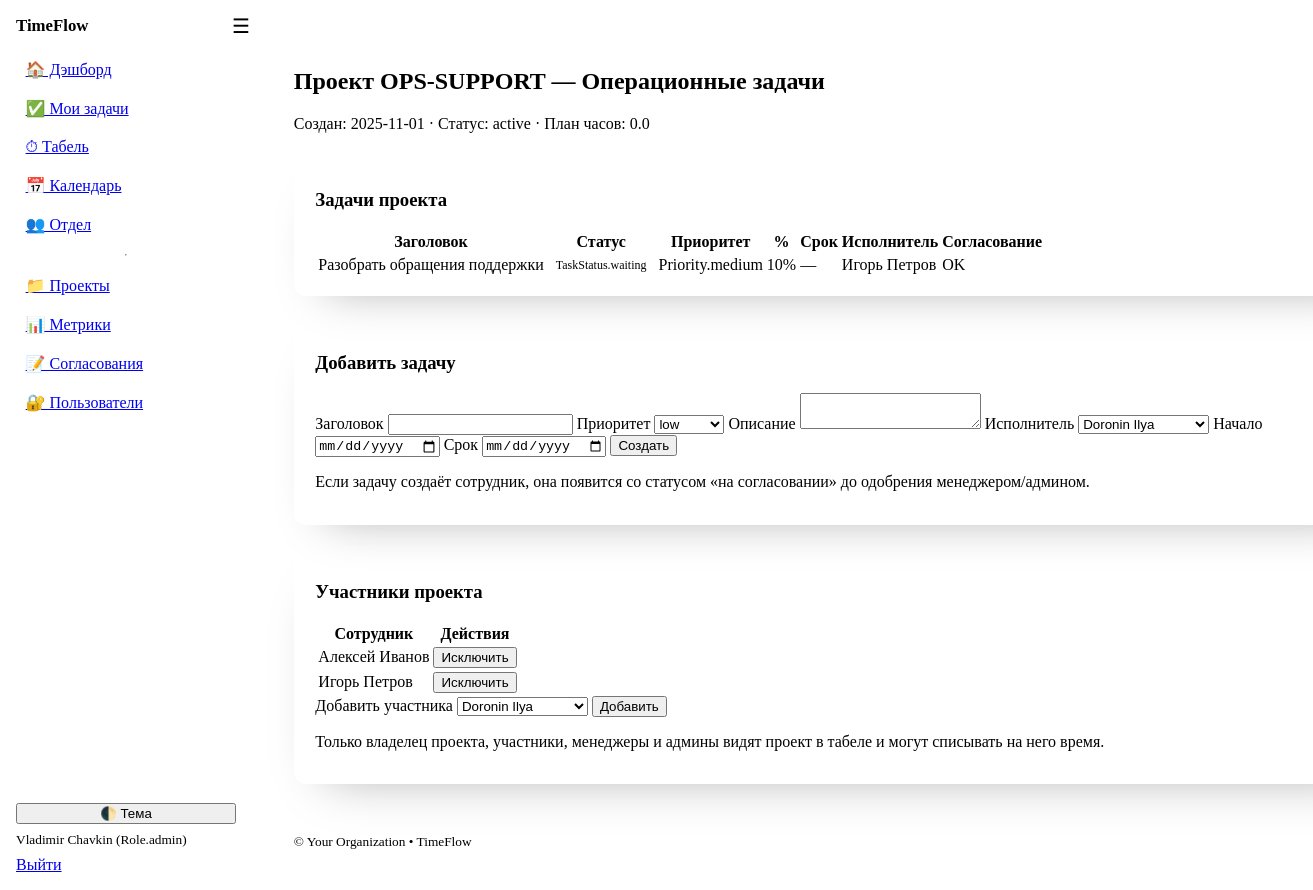
Page /projects/6 (signed in) on the committed database.
### models.py (models this page shows)
class User(Base):
    __tablename__ = "users"
    id: Mapped[int] = mapped_column(Integer, primary_key=True, index=True)
    username: Mapped[str] = mapped_column(String(50), unique=True, index=True)
    full_name: Mapped[str] = mapped_column(String(120))
    email: Mapped[str] = mapped_column(String(200), unique=True)
    department: Mapped[str] = mapped_column(String(120), default="")
    role: Mapped[Role] = mapped_column(Enum(Role), default=Role.employee)
    is_active: Mapped[bool] = mapped_column(Boolean, default=True)
    hashed_password: Mapped[str] = mapped_column(String(255))
    created_at: Mapped[dt.datetime] = mapped_column(DateTime, default=dt.datetime.utcnow)
    tasks: Mapped[list["Task"]] = relationship(
        "Task",
        back_populates="assignee",
        foreign_keys="Task.assignee_id",
    )
    time_entries: Mapped[list["TimeEntry"]] = relationship(
        "TimeEntry",
        back_populates="user",
        foreign_keys="TimeEntry.user_id",
    )
    member_projects: Mapped[list["ProjectMember"]] = relationship(backref="user", cascade="all, delete-orphan")

class Project(Base):
    __tablename__ = "projects"
    id: Mapped[int] = mapped_column(Integer, primary_key=True)
    code: Mapped[str] = mapped_column(String(50), index=True)  # e.g., C7И**** or other code
    name: Mapped[str] = mapped_column(String(200))
    description: Mapped[str] = mapped_column(Text, default="")
    is_project: Mapped[bool] = mapped_column(Boolean, default=True)  # False = non-project bucket
    status: Mapped[str] = mapped_column(String(20), default="active")  # active/closed
    planned_hours: Mapped[float] = mapped_column(Float, default=0.0)
    owner_id: Mapped[int | None] = mapped_column(ForeignKey("users.id"))
    date_created: Mapped[dt.date] = mapped_column(Date, default=dt.date.today)
    planned_due_date: Mapped[dt.date | None] = mapped_column(Date, nullable=True)
    owner: Mapped["User"] = relationship()
    tasks: Mapped[list["Task"]] = relationship(back_populates="project")
    __table_args__ = (UniqueConstraint("code", name="uq_project_code"),)
    members: Mapped[list["ProjectMember"]] = relationship(
        backref="project", cascade="all, delete-orphan"
    )

class Task(Base):
    __tablename__ = "tasks"
    id: Mapped[int] = mapped_column(Integer, primary_key=True)
    title: Mapped[str] = mapped_column(String(200))
    description: Mapped[str] = mapped_column(Text, default="")
    status: Mapped[TaskStatus] = mapped_column(Enum(TaskStatus), default=TaskStatus.in_progress)
    priority: Mapped[Priority] = mapped_column(Enum(Priority), default=Priority.medium)
    percent_complete: Mapped[int] = mapped_column(Integer, default=0)
    start_date: Mapped[dt.date | None] = mapped_column(Date, nullable=True)
    due_date: Mapped[dt.date | None] = mapped_column(Date, nullable=True)
    project_id: Mapped[int | None] = mapped_column(ForeignKey("projects.id"))
    assignee_id: Mapped[int] = mapped_column(ForeignKey("users.id"))
    created_by_id: Mapped[int] = mapped_column(ForeignKey("users.id"))
    created_at: Mapped[dt.datetime] = mapped_column(DateTime, default=dt.datetime.utcnow)
    project: Mapped["Project"] = relationship("Project", back_populates="tasks")
    assignee: Mapped["User"] = relationship(
        "User",
        back_populates="tasks",
        foreign_keys=[assignee_id],
    )
    created_by: Mapped["User"] = relationship(
        "User",
        foreign_keys=[created_by_id],
    )
    comments: Mapped[list["TaskComment"]] = relationship(back_populates="task")
    time_entries: Mapped[list["TimeEntry"]] = relationship(back_populates="task")
    approved: Mapped[bool] = mapped_column(Boolean, default=True)

class ProjectMember(Base):
    __tablename__ = "project_members"
    id: Mapped[int] = mapped_column(Integer, primary_key=True)
    project_id: Mapped[int] = mapped_column(ForeignKey("projects.id"))
    user_id: Mapped[int] = mapped_column(ForeignKey("users.id"))
    __table_args__ = (UniqueConstraint("project_id", "user_id", name="uq_project_member"),)

### app.py (the view)
@app.get("/projects/{project_id}", response_class=HTMLResponse)
def project_detail(request: Request, project_id: int, db: Session = Depends(get_db), user: User = Depends(get_current_user)):
    p = db.get(Project, project_id)
    if not p: raise HTTPException(404, "Проект не найден")
    tasks = db.scalars(select(Task).where(Task.project_id == p.id).order_by(Task.priority.desc(), Task.due_date.nulls_last())).all()
    members = db.scalars(select(ProjectMember).where(ProjectMember.project_id == p.id)).all()
    users = db.scalars(select(User).order_by(User.full_name)).all()
    return templates.TemplateResponse("project_detail.html", {"request": request, "user": user, "project": p, "tasks": tasks, "members": members, "users": users, "app_name": APP_NAME})

### templates/project_detail.html (shortened to what this page needs)
{% extends "base.html" %}
{% block content %}
  <h2>Проект {{ project.code }} — {{ project.name }}</h2>
  <p class="muted">Создан: {{ project.date_created }} · Статус: {{ project.status }} · План часов: {{ '%.1f'|format(project.planned_hours or 0) }}</p>
  <article>
    <h3>Задачи проекта</h3>
    <table class="sticky-table">
      <thead><tr><th>Заголовок</th><th>Статус</th><th>Приоритет</th><th>%</th><th>Срок</th><th>Исполнитель</th><th>Согласование</th></tr></thead>
      <tbody>
        {% for t in tasks %}
        <tr>
          <td>{{ t.title }}</td>
          <td><span class="badge status-{{ t.status }}">{{ t.status }}</span></td>
          <td>{{ t.priority }}</td>
          <td>{{ t.percent_complete }}%</td>
          <td>{{ t.due_date or "—" }}</td>
          <td>{{ t.assignee.full_name }}</td>
          <td>{% if t.approved %}OK{% else %}<span class="badge status-waiting">на согласовании</span>{% endif %}</td>
        </tr>
        {% endfor %}
      </tbody>
    </table>
  </article>
  <article>
    <h3>Добавить задачу</h3>
    <form method="post" action="/tasks/new" class="grid">
      <label>Заголовок <input type="text" name="title" required></label>
      <label>Приоритет
        <select name="priority">
          {% for p in Priority %}<option value="{{ p.value }}">{{ p.value }}</option>{% endfor %}
        </select>
      </label>
      <label>Описание <textarea name="description"></textarea></label>
      <label>Исполнитель
        <select name="assignee_id" required>
          {% for u in users %}<option value="{{ u.id }}">{{ u.full_name }}</option>{% endfor %}
        </select>
      </label>
      <label>Начало <input type="date" name="start_date"></label>
      <label>Срок <input type="date" name="due_date"></label>
      <button type="submit">Создать</button>
    </form>
    <p class="muted">Если задачу создаёт сотрудник, она появится со статусом «на согласовании» до одобрения менеджером/админом.</p>
  </article>
  {% if user.role in ['manager','admin'] %}
  <article>
    <h3>Участники проекта</h3>
    <table>
      <thead><tr><th>Сотрудник</th><th>Действия</th></tr></thead>
      <tbody>
        {% for m in members %}
        <tr>
          <td>{{ m.user.full_name }}</td>
          <td>
            <form method="post" action="/projects/{{ project.id }}/members/remove">
              <button class="secondary">Исключить</button>
            </form>
          </td>
        </tr>
        {% endfor %}
      </tbody>
    </table>
    <form method="post" action="/projects/{{ project.id }}/members/add" class="grid">
      <label>Добавить участника
        <select name="user_id">
          {% for u in users %}<option value="{{ u.id }}">{{ u.full_name }}</option>{% endfor %}
        </select>
      </label>
      <button type="submit">Добавить</button>
    </form>
    <p class="muted">Только владелец проекта, участники, менеджеры и админы видят проект в табеле и могут списывать на него время.</p>
  </article>
  {% endif %}
{% endblock %}

### templates/base.html (shortened to what this page needs)
<!doctype html>
<html lang="ru" data-theme="light">
<head>
  <link rel="stylesheet" href="https://cdn.jsdelivr.net/npm/@picocss/pico@1/css/pico.min.css">
  <link rel="stylesheet" href="/static/theme.css">
</head>
<body class="layout">
  <aside class="sidebar">
    <div class="brand">
      <strong>{{ app_name }}</strong>
    </div>
    <nav class="menu">
      <a href="/dashboard">🏠 Дэшборд</a>
      <a href="/tasks?mine=1">✅ Мои задачи</a>
      <a href="/timesheet">⏱ Табель</a>
      <a href="/leaves">📅 Календарь</a>
      <a href="/team">👥 Отдел</a>
      {% if user and (user.role in ['manager','admin']) %}
        <hr>
        <a href="/projects">📁 Проекты</a>
        <a href="/metrics">📊 Метрики</a>
        <a href="/admin/approvals">📝 Согласования</a>
        {% if user.role == "admin" %}<a href="/admin/users">🔐 Пользователи</a>{% endif %}
      {% endif %}
    </nav>
    <div class="sidebar-bottom">
      <button class="contrast full" onclick="toggleTheme()">🌓 Тема</button>
      {% if user %}
        <small class="muted">{{ user.full_name }} ({{ user.role }})</small>
        <a href="/auth/logout" class="secondary full">Выйти</a>
      {% endif %}
    </div>
  </aside>
  <header class="topbar">
    <label for="nav-toggle" class="burger" aria-label="Открыть меню">☰</label>
  </header>
  <main class="content{% block content_class %}{% endblock %}">
    {% block content %}{% endblock %}
  </main>
  <footer class="container footer-note">
    <small>&copy; {{ org_name if org_name is defined else '' }} • {{ app_name }}</small>
  </footer>
</body>
</html>

### static/theme.css (style rules this page uses)
:root { --sidebar-w: 220px; --topbar-h: 52px; --pico-border-radius: 12px; --content-max-width: 1200px; --content-gutter: clamp(1rem, 2.2vw + 0.5rem, 3rem); --chart-h: clamp(260px, 38vh, 520px); --tf-critical: hsl(0 75% 45%); --tf-badge-green-bg: hsl(148 58% 88%); --tf-badge-green-fg: hsl(148 45% 24%); --tf-badge-amber-bg: hsl(40 95% 90%); --tf-badge-amber-fg: hsl(28 65% 28%); --tf-badge-red-bg: hsl(3 80% 92%); --tf-badge-red-fg: hsl(3 70% 35%); --tf-badge-blue-bg: hsl(224 90% 92%); --tf-badge-blue-fg: hsl(224 70% 30%); --tf-badge-gray-bg: hsl(210 16% 90%); --tf-badge-gray-fg: hsl(210 12% 30%); }
.layout { display: contents; }
.sidebar { position: fixed; inset: 0 auto 0 0; width: var(--sidebar-w); background: var(--pico-card-background-color); border-right: 1px solid var(--pico-muted-border-color); padding: 1rem; display: flex; flex-direction: column; gap: 1rem; transform: translateX(-100%); transition: transform .2s ease; z-index: 1000; }
.brand { font-size: 1.05rem; white-space: nowrap; overflow: hidden; text-overflow: ellipsis; }
.menu { display: flex; flex-direction: column; gap: .25rem; }
.menu a { padding: .5rem .6rem; border-radius: 8px; }
.sidebar-bottom { margin-top: auto; display: grid; gap: .5rem; }
.full { width: 100%; }
.muted { color: var(--pico-muted-color); }
.topbar { position: fixed; top: 0; left: 0; right: 0; height: var(--topbar-h); display: flex; align-items: center; gap: .5rem; padding: 0 .75rem; background: var(--pico-background-color); border-bottom: 1px solid var(--pico-muted-border-color); z-index: 1100; }
.burger { font-size: 1.25rem; cursor: pointer; user-select: none; }
.content { padding: calc(var(--topbar-h) + 1rem) var(--content-gutter) 3rem; margin: 0 auto; width: min(100%, var(--content-max-width)); display: flex; flex-direction: column; gap: 1.25rem; }
.content > * { margin: 0; }
.footer-note { margin: 0 auto 2.5rem; width: min(100%, var(--content-max-width)); padding: 0 var(--content-gutter); }
.surface, .content > article, .content > table, .content > form, .content > details { background: var(--pico-card-background-color); border: 1px solid var(--pico-muted-border-color); border-radius: var(--pico-border-radius); padding: 1.1rem 1.35rem; box-shadow: 0 24px 48px -32px rgba(0, 0, 0, 0.35); }
.sticky-table thead th { position: sticky; top: var(--topbar-h); background: var(--pico-card-background-color); z-index: 5; }
@media (min-width: 992px) { .sidebar { transform: translateX(0); } }
@media (min-width: 992px) { .topbar { left: var(--sidebar-w); } }
@media (min-width: 992px) { .content, .footer-note { margin-left: calc(var(--sidebar-w) + var(--content-gutter)); width: min(calc(100% - var(--sidebar-w)), var(--content-max-width)); } }
.badge { padding: .15rem .5rem; border-radius: 999px; font-size: .75rem; line-height: 1.6; }

### rows in the picture
User: full_name "Vladimir Chavkin", role "Role.admin"
Project: code "OPS-SUPPORT", name "Операционные задачи", date_created "2025-11-01", status "active", planned_hours "0.0"
Task: title "Разобрать обращения поддержки", status "TaskStatus.waiting", priority "Priority.medium", percent_complete "10", due_date "—", assignee.full_name "Игорь Петров", approved "OK"
ProjectMember: user.full_name "Алексей Иванов"
ProjectMember: user.full_name "Игорь Петров"

### other values in the picture
{{ app_name }} "TimeFlow"
{{ org_name if org_name is defined else '' }} "Your Organization"
form field priority "low"
form field assignee_id "Doronin Ilya"
form field user_id "Doronin Ilya"
